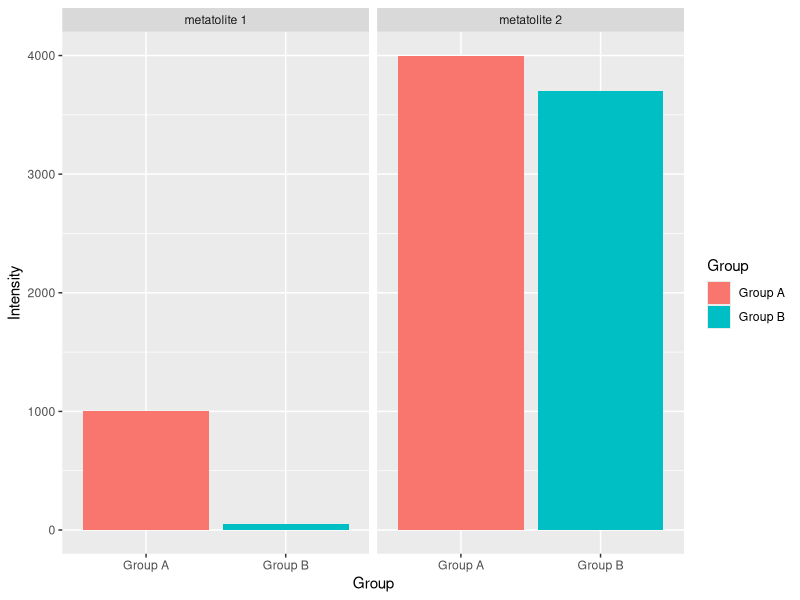
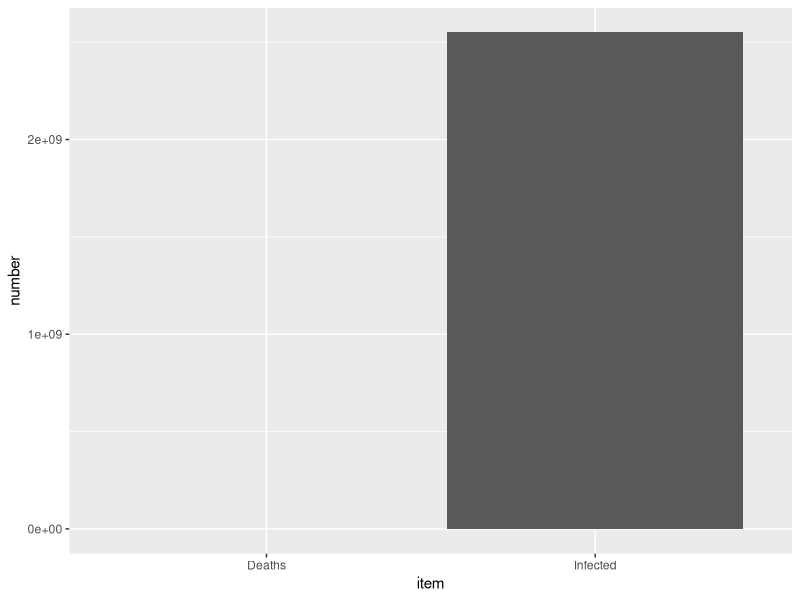

These figures' R source, in order:
## ---- chunk 1
knitr::opts_chunk$set(echo = TRUE)
## ---- chunk 2
library(dplyr)
library(ggplot2)
## ---- chunk 3
data.frame(MF = c("metatolite 1", "metatolite 1", "metatolite 2", "metatolite 2"),
           Group = c("Group A", "Group B", "Group A", "Group B"), 
           Intensity = c(1000, 50, 4000, 3700)) %>%
  ggplot(aes(x = Group, y = Intensity, fill = Group)) +
  geom_bar(stat = "identity") +
  facet_wrap(~MF)
## ---- chunk 4
data.frame(item = c("Deaths", "Infected"), number = c(1400000, 2550000000)) %>%
  ggplot(aes(item, number)) +
  geom_bar(stat = "identity")
